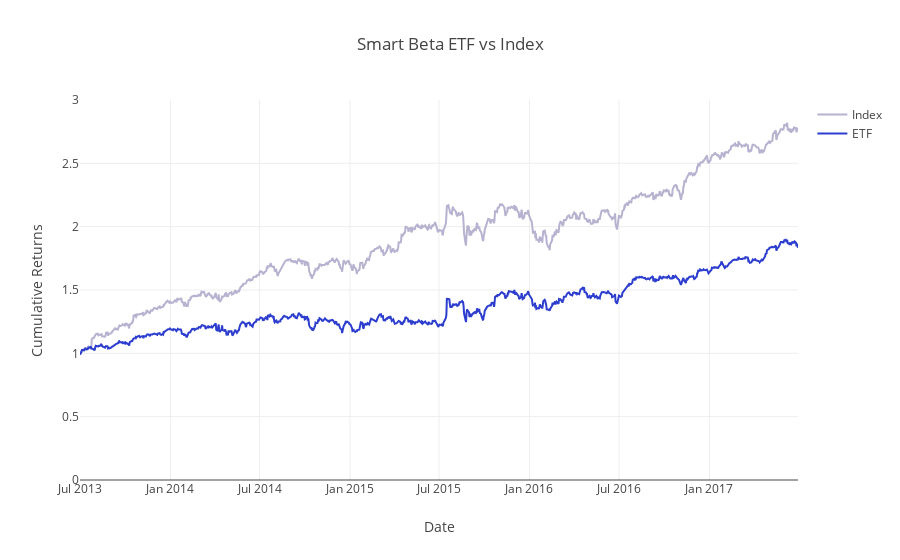

Write notebook code for a chart like this one.
### Markdown cell above
### View Data
Let's generate the ETF and index cumulative returns using `calculate_cumulative_returns` and compare the two.

### Code cell
index_weighted_cumulative_returns = calculate_cumulative_returns(index_weighted_returns)
etf_weighted_cumulative_returns = calculate_cumulative_returns(etf_weighted_returns)
project_helper.plot_benchmark_returns(index_weighted_cumulative_returns, etf_weighted_cumulative_returns, 'Smart Beta ETF vs Index')

### Figure 1 — Plotly figure (JSON) as saved in the notebook; plotly's stock layout.template omitted (floating-point values rounded to 4 significant figures; data arrays with more than 128 entries replaced by an {"elided": "..."} marker saying what was removed)
{"data": [{"line": {"color": "#B6B2CF"}, "name": "Index", "type": "scatter", "uid": "c74ba68a-c644-4b97-b35d-f61029e6c146", "x": {"elided": "1009 str values"}, "y": {"elided": "1009 float values"}}, {"line": {"color": "#2D3ECF"}, "name": "ETF", "type": "scatter", "uid": "2c31961e-1588-4fd6-ac32-43bca8ab888c", "x": {"elided": "1009 str values"}, "y": {"elided": "1009 float values"}}], "layout": {"title": {"text": "Smart Beta ETF vs Index"}, "xaxis": {"title": {"text": "Date"}}, "yaxis": {"range": [0, 3], "title": {"text": "Cumulative Returns"}}}}
